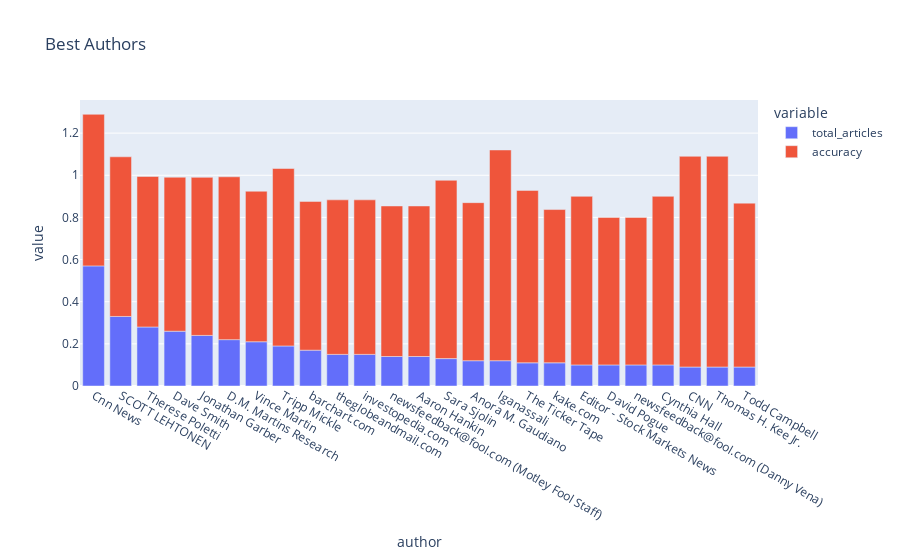

This figure's notebook cell:
### Code cell
import plotly.express as px


best_author_plot = best_author[
    (best_author['accuracy'] >= 0.70)
].sort_values('total_articles', ascending=False).head(25)
best_author_plot['total_articles'] = best_author_plot['total_articles'] / 100

px.bar(
    best_author_plot,
    x='author', y=['total_articles', 'accuracy'], title='Best Authors'
)

### Figure 1 — Plotly figure (JSON) as saved in the notebook; plotly's stock layout.template omitted (floating-point values rounded to 4 significant figures)
{"data": [{"alignmentgroup": "True", "hovertemplate": "variable=total_articles<br>author=%{x}<br>value=%{y}<extra></extra>", "legendgroup": "total_articles", "marker": {"color": "#636efa", "pattern": {"shape": ""}}, "name": "total_articles", "offsetgroup": "total_articles", "orientation": "v", "showlegend": true, "textposition": "auto", "type": "bar", "x": ["Cnn News", "SCOTT LEHTONEN", "Therese Poletti", "Dave Smith", "Jonathan Garber", "D.M. Martins Research", "Vince Martin", "Tripp Mickle", "barchart.com", "theglobeandmail.com", "investopedia.com", "newsfeedback@fool.com (Motley Fool Staff)", "Aaron Hankin", "Sara Sjolin", "Anora M. Gaudiano", "lganassali", "The Ticker Tape", "kake.com", "Editor - Stock Markets News", "David Pogue", "newsfeedback@fool.com (Danny Vena)", "Cynthia Hall", "CNN", "Thomas H. Kee Jr.", "Todd Campbell"], "xaxis": "x", "y": [0.57, 0.33, 0.28, 0.26, 0.24, 0.22, 0.21, 0.19, 0.17, 0.15, 0.15, 0.14, 0.14, 0.13, 0.12, 0.12, 0.11, 0.11, 0.1, 0.1, 0.1, 0.1, 0.09, 0.09, 0.09], "yaxis": "y"}, {"alignmentgroup": "True", "hovertemplate": "variable=accuracy<br>author=%{x}<br>value=%{y}<extra></extra>", "legendgroup": "accuracy", "marker": {"color": "#EF553B", "pattern": {"shape": ""}}, "name": "accuracy", "offsetgroup": "accuracy", "orientation": "v", "showlegend": true, "textposition": "auto", "type": "bar", "x": ["Cnn News", "SCOTT LEHTONEN", "Therese Poletti", "Dave Smith", "Jonathan Garber", "D.M. Martins Research", "Vince Martin", "Tripp Mickle", "barchart.com", "theglobeandmail.com", "investopedia.com", "newsfeedback@fool.com (Motley Fool Staff)", "Aaron Hankin", "Sara Sjolin", "Anora M. Gaudiano", "lganassali", "The Ticker Tape", "kake.com", "Editor - Stock Markets News", "David Pogue", "newsfeedback@fool.com (Danny Vena)", "Cynthia Hall", "CNN", "Thomas H. Kee Jr.", "Todd Campbell"], "xaxis": "x", "y": [0.7193, 0.7576, 0.7143, 0.7308, 0.75, 0.7727, 0.7143, 0.8421, 0.7059, 0.7333, 0.7333, 0.7143, 0.7143, 0.8462, 0.75, 1, 0.8182, 0.7273, 0.8, 0.7, 0.7, 0.8, 1, 1, 0.7778], "yaxis": "y"}], "layout": {"barmode": "relative", "legend": {"title": {"text": "variable"}, "tracegroupgap": 0}, "title": {"text": "Best Authors"}, "xaxis": {"anchor": "y", "domain": [0, 1], "title": {"text": "author"}}, "yaxis": {"anchor": "x", "domain": [0, 1], "title": {"text": "value"}}}}
